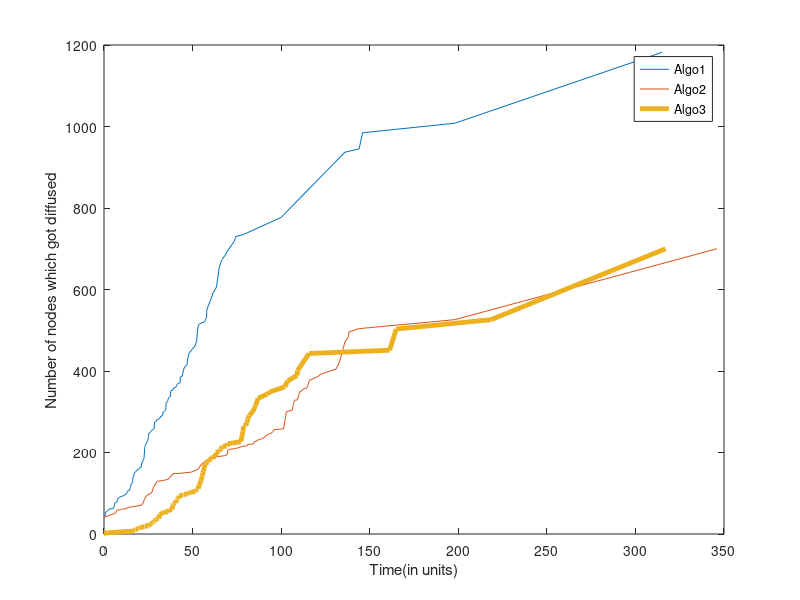

The MATLAB script that drew this image:
x=[0,0.2304,0.297521,0.5,0.852071,1,1.4375,1.77778,2,2.25,2.97959,4,5.25,5.5,5.76,6,6.25,6.5,7.42404,7.5,7.51,7.92,8.5,8.61111,9,9.83333,10.24,11.1111,12.375,12.5,12.9796,13.25,13.5,14.3644,14.3889,14.6111,14.75,14.8685,15,15.1111,15.25,16,16.2222,16.25,16.5,16.7222,16.8333,17,17.25,17.8125,17.92,18,18.4796,18.75,19.6111,19.92,20,20.25,20.92,21.25,21.75,22,22.1458,22.25,22.42,22.6111,23,23.1111,23.5,24.1422,24.174,24.25,24.5,24.8685,24.8958,25,25.25,26,26.25,26.6111,26.67,26.92,27.25,28,28.25,28.5,29,29.42,29.9796,31.3889,32,32.9796,33.1458,33.25,34,34.6111,34.8958,34.92,34.9796,35,35.25,35.8958,36,36.5,37,37.5,37.51,37.8521,38.9796,39,40,40.9796,41,41.1458,42.1458,42.9796,43,44,44.5,45.25,46,46.92,47,48,48.1458,48.5,49.5,51.25,52.25,53,53.5,54,56.8125,57.25,57.92,58,61,61.5,63.5,65,65.92,67,68.25,69.75,73.5,74.424,78.75,100,136,144,146,149,198,315]
y=[40,41,42,46,48,54,55,56,57,59,61,62,63,66,67,73,77,78,79,82,83,88,89,90,91,92,93,94,98,99,101,105,106,107,108,110,111,114,117,118,121,126,128,138,140,141,142,148,151,152,153,154,155,158,159,161,162,163,164,174,175,181,182,184,185,186,212,215,220,222,226,227,229,230,232,239,247,249,251,252,253,254,256,257,258,274,275,276,281,283,289,290,292,298,301,303,305,310,317,319,323,325,328,334,336,337,346,352,353,356,360,362,364,367,370,371,385,387,395,408,412,416,424,444,445,446,452,461,472,508,513,516,521,526,532,550,584,591,606,653,666,676,683,695,718,730,735,777,937,945,985,986,1008,1182]
x1=[0,0.0557851,0.286185,0.907856,1.75,2.30579,3,4.07,4.22222,5.5,5.81579,5.88889,6.75,7,8.19444,9.5,9.75,12.375,13,14,14.1111,16.25,18,21,22,22.75,22.8889,24,27,28,30,31,34,35,36.0558,37,38,39,43,49.5,53,55,59.75,66,68,68.75,69.4722,70,71,73.4375,74,75.3333,77,78.0833,80.4722,81.25,84.5,84.75,86.25,86.3333,88.0833,89.0833,89.75,92.25,94.3333,94.4375,95.3333,96,98.25,101.333,103,106.25,107,107.472,109,109.75,110,110.438,113,114.5,116,121,122.25,131,132.75,136,138,138.25,144.056,198,346]
y1=[40,41,42,43,44,45,46,47,48,49,50,51,52,58,59,60,61,62,64,65,66,67,68,71,75,84,86,94,102,115,129,130,132,133,134,138,143,148,149,152,159,171,187,191,192,193,194,206,208,209,210,211,213,215,216,220,221,226,228,230,232,234,235,244,247,248,251,256,257,258,300,304,320,328,329,336,343,348,357,358,377,387,392,405,420,471,484,496,504,526,700]
x2=[0,2,15.75,17.1875,17.4179,17.485,18.0396,19.4375,19.9722,20.485,22.75,22.9475,24.6975,25.25,25.985,26.8611,27.3411,27.75,27.9722,28.405,28.985,29.25,30.3184,30.8611,31.5,32.86,33.7856,34.8739,36,37,38.405,38.5,38.75,38.8611,38.9722,39,39.75,40.4722,40.75,41,41.405,41.8411,42,42.235,42.485,44.4375,44.75,45,46.3333,47.405,48,49.0833,51.4722,51.8739,52.25,53.1875,53.75,54.6975,55.0396,55.405,55.5,55.75,56.25,57,57.25,57.3333,59.0833,59.0833,59.5,59.75,60.0833,60.0833,60.75,61,62.985,63.25,64.985,65.3333,65.4375,66.3333,67,69.25,69.985,72.3333,77.25,78,78.4722,78.75,80,80.75,81,81.4375,81.985,84,85.3411,85.5,87,92,93.25,102,103.75,109,109.25,115.75,161.188,164.985,218.485,317]
y2=[1,3,7,8,9,10,12,13,15,16,18,19,20,21,24,26,27,29,30,33,35,36,37,38,48,52,53,54,55,59,60,62,69,72,73,74,75,76,83,84,85,86,88,89,94,95,96,97,98,99,101,103,104,106,110,111,121,129,135,142,143,150,155,171,173,175,176,177,183,184,185,186,187,188,190,199,203,206,207,210,215,216,222,223,227,243,251,265,266,273,280,285,291,300,313,314,333,343,348,361,376,389,401,443,451,503,526,700]
plot(x,y,x1,y1,x2,y2,'LineWidth',3.5)
xlabel('Time(in units)')
ylabel('Number of nodes which got diffused')
legend('Algo1','Algo2','Algo3')